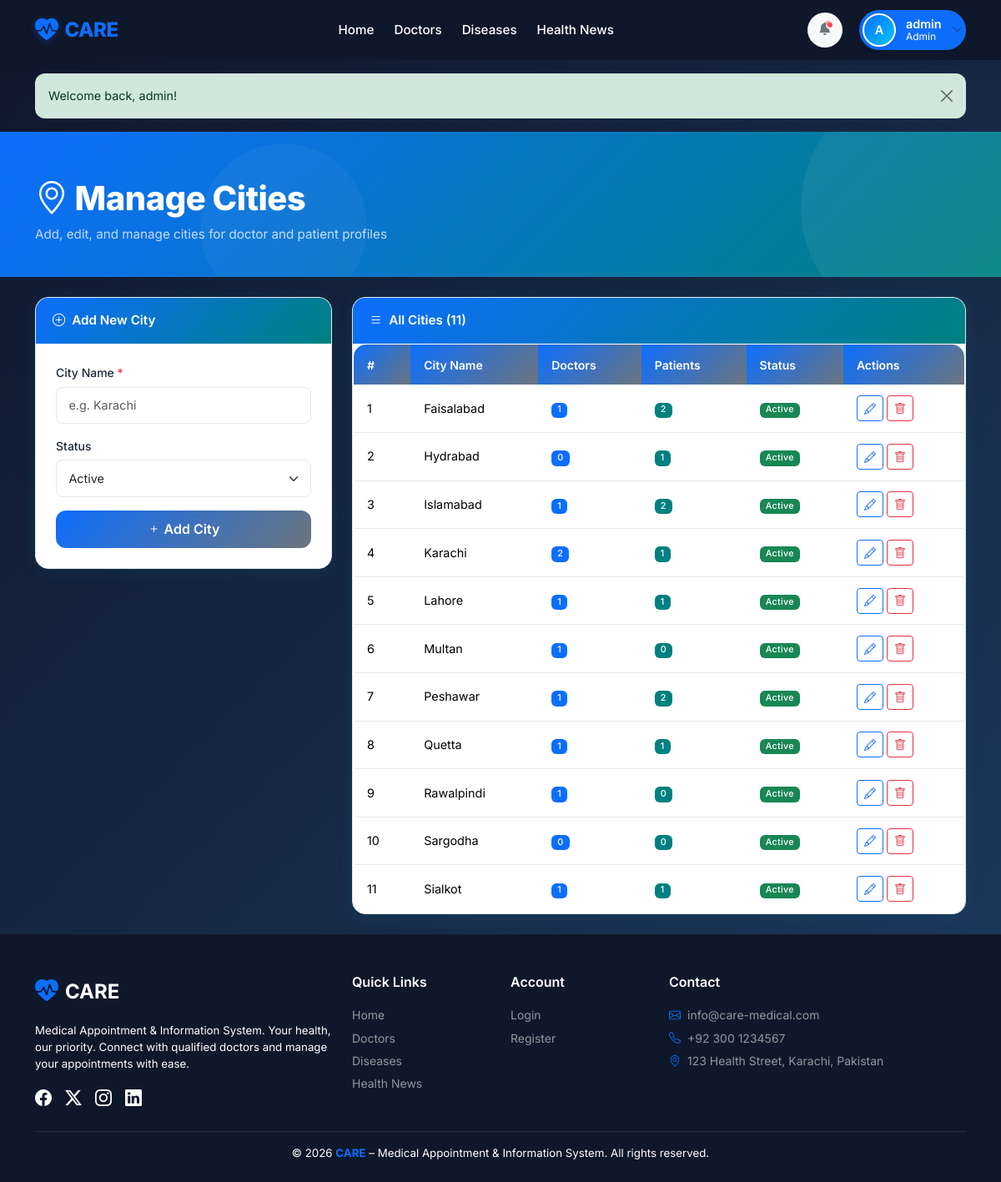
The app's page /admin/cities.php (signed in) with its own data.
### tables this page shows
CREATE TABLE `cities` (
  `id` int(11) NOT NULL,
  `city_name` varchar(100) NOT NULL,
  `status` enum('active','inactive') DEFAULT 'active',
  `created_at` timestamp NOT NULL DEFAULT current_timestamp()
);

### admin/cities.php (the view, shortened to what this page needs)
<?php
require_once '../config/db.php';
require_once '../includes/auth.php';
$cities = $conn->query("
    SELECT c.*,
        (SELECT COUNT(*) FROM doctors  d WHERE d.city_id = c.id) AS doctor_count,
        (SELECT COUNT(*) FROM patients p WHERE p.city_id = c.id) AS patient_count
    FROM cities c ORDER BY c.city_name
");
include '../includes/header.php';
?>
<div class="page-hero">
    <div class="container">
        <h1><i class="bi bi-geo-alt me-2"></i>Manage Cities</h1>
        <p class="mb-0 opacity-75">Add, edit, and manage cities for doctor and patient profiles</p>
    </div>
</div>
<div class="container py-4">
    <div class="row g-4">
        <div class="col-lg-4">
            <div class="care-card">
                <div class="card-header"><i class="bi bi-plus-circle me-2"></i>Add New City</div>
                <div class="card-body p-4">
                    <form method="POST">
                        <div class="mb-3">
                            <label class="form-label">City Name <span class="text-danger">*</span></label>
                            <input type="text" name="city_name" class="form-control"
                                   placeholder="e.g. Karachi" required>
                        </div>
                        <div class="mb-3">
                            <label class="form-label">Status</label>
                            <select name="status" class="form-select">
                                <option value="active">Active</option>
                            </select>
                        </div>
                        <button type="submit" class="btn btn-care w-100">
                            <i class="bi bi-plus me-1"></i>Add City
                        </button>
                    </form>
                </div>
            </div>
        </div>
        <div class="col-lg-8">
            <div class="care-card">
                <div class="card-header d-flex justify-content-between align-items-center">
                    <span><i class="bi bi-list me-2"></i>All Cities (<?= $cities->num_rows ?>)</span>
                </div>
                <div class="card-body p-0">
                    <div class="table-responsive">
                        <table class="table care-table mb-0">
                            <thead>
                                <tr>
                                    <th>#</th><th>City Name</th><th>Doctors</th>
                                    <th>Patients</th><th>Status</th><th>Actions</th>
                                </tr>
                            </thead>
                            <tbody>
                                <?php $i = 1; while ($c = $cities->fetch_assoc()): ?>
                                <tr>
                                    <td><?= $i++ ?></td>
                                    <td class="fw-500"><?= e($c['city_name']) ?></td>
                                    <td><span class="badge bg-care"><?= $c['doctor_count'] ?></span></td>
                                    <td><span class="badge bg-teal"><?= $c['patient_count'] ?></span></td>
                                    <td><?= statusBadge($c['status']) ?></td>
                                    <td>
                                        <button class="btn btn-outline-primary btn-sm edit-city-btn"
                                                data-bs-toggle="modal"
                                                data-bs-target="#editCityModal"
                                                data-id="<?= $c['id'] ?>"
                                                data-name="<?= e($c['city_name']) ?>"
                                                data-status="<?= e($c['status']) ?>">
                                            <i class="bi bi-pencil"></i>
                                        </button>
                                        <form method="POST" class="d-inline">
                                            <button type="submit"
                                                    class="btn btn-outline-danger btn-sm"
                                                    data-confirm="Delete '<?= e($c['city_name']) ?>'?">
                                                <i class="bi bi-trash"></i>
                                            </button>
                                        </form>
                                    </td>
                                </tr>
                                <?php endwhile; ?>
                            </tbody>
                        </table>
                    </div>
                </div>
            </div>
        </div>
    </div>
</div>
<?php include '../includes/footer.php'; ?>

### includes/auth.php (shortened to what this page needs)
<?php
function e($string) {
    return htmlspecialchars($string ?? '', ENT_QUOTES, 'UTF-8');
}
function getFlash() {
    if (isset($_SESSION['flash'])) {
        $flash = $_SESSION['flash'];
        return $flash;
    }
    return null;
}
function showFlash() {
    $flash = getFlash();
    if ($flash) {
        $class = $flash['type'] === 'success' ? 'success' : ($flash['type'] === 'error' ? 'danger' : $flash['type']);
        echo '<div class="alert alert-' . $class . ' alert-dismissible fade show" role="alert">';
        if (is_array($flash['message'])) {
            echo '<ul class="mb-0' . (count($flash['message']) > 1 ? '' : ' list-unstyled') . '">';
            foreach ($flash['message'] as $msg) {
                echo '<li>' . e($msg) . '</li>';
            }
            echo '</ul>';
        } else {
            echo e($flash['message']);
        }
        echo '<button type="button" class="btn-close" data-bs-dismiss="alert"></button>';
        echo '</div>';
    }
}
function statusBadge($status) {
    $colors = [
        'active'    => 'success',
        'inactive'  => 'secondary',
        'pending'   => 'warning',
        'approved'  => 'success',
        'cancelled' => 'danger',
        'completed' => 'primary',
        'available' => 'info',
        'booked'    => 'dark',
    ];
    $color = $colors[$status] ?? 'secondary';
    return '<span class="badge bg-' . $color . '">' . ucfirst($status) . '</span>';
}
?>

### assets/css/style.css (style rules this page uses)
:root { --care-primary: #0ea5e9; --care-secondary: #0284c7; --care-teal: #0d9488; --care-teal-light: #ccfbf1; --care-blue-light: #e0f2fe; --care-dark: #0f172a; --care-text: #1e293b; --care-muted: #6e748b; --care-border: #e2e8f0; --care-card-bg: #ffffff; --care-bg: #f0f9ff; --navbar-bg: #0f172a; --footer-bg: #0f172a; --shadow-sm: 0 1px 3px rgba(0, 0, 0, .08), 0 1px 2px rgba(0, 0, 0, .06); --shadow-md: 0 4px 6px -1px rgba(0, 0, 0, .1), 0 2px 4px -1px rgba(0, 0, 0, .06); --shadow-lg: 0 10px 15px -3px rgba(0, 0, 0, .1), 0 4px 6px -2px rgba(0, 0, 0, .05); --shadow-card: 0 2px 20px rgba(14, 165, 233, .10); --radius-sm: 0.5rem; --radius-md: 0.75rem; --radius-lg: 1rem; --radius-xl: 1.5rem; --transition: all 0.25s ease; }
*, *::before, *::after { box-sizing: border-box; }
html { scroll-behavior: smooth; }
body { font-family: 'Inter', system-ui, -apple-system, sans-serif; background: linear-gradient(135deg, #0f172a 0%, #1e3a5f 100%); color: var(--care-text); min-height: 100vh; display: flex; flex-direction: column; font-size: 0.95rem; }
.bg-care { background: var(--care-primary) !important; }
.bg-teal { background: var(--care-teal) !important; }
.care-card { background: var(--care-card-bg); border: 1px solid var(--care-border); border-radius: var(--radius-lg); box-shadow: var(--shadow-card); transition: var(--transition); overflow: hidden; }
.care-card .card-header { background: linear-gradient(135deg, var(--care-primary), var(--care-teal)); color: #fff; border: none; font-weight: 600; padding: 1rem 1.25rem; transition: var(--transition); }
.btn-care { background: linear-gradient(135deg, var(--care-primary), var(--care-secondary)); color: #fff !important; border: none; border-radius: var(--radius-md); font-weight: 600; padding: 0.65rem 1.5rem; transition: var(--transition); }
.form-control, .form-select { border-radius: var(--radius-sm); border-color: var(--care-border); padding: 0.65rem 0.9rem; font-size: 0.9rem; transition: var(--transition); }
.form-label { font-weight: 500; color: var(--care-text); font-size: 0.875rem; margin-bottom: 0.4rem; }
.care-table { border-radius: var(--radius-lg); overflow: hidden; box-shadow: var(--shadow-card); border: 1px solid var(--care-border); }
.care-table thead th { background: linear-gradient(135deg, var(--care-primary), var(--care-secondary)); color: #fff; font-weight: 600; border: none; padding: 0.85rem 1rem; font-size: 0.875rem; }
.care-table tbody tr { transition: var(--transition); border-color: var(--care-border); }
.care-table td { padding: 0.8rem 1rem; vertical-align: middle; font-size: 0.9rem; position: relative; z-index: 1; }
.page-hero { background: linear-gradient(135deg, var(--care-primary), var(--care-teal)); color: #fff; padding: 3.5rem 0 2.5rem; position: relative; overflow: hidden; }
.page-hero::before { content: ''; position: absolute; top: -60px; right: -60px; width: 300px; height: 300px; border-radius: 50%; background: rgba(255, 255, 255, .06); }
.page-hero::after { content: ''; position: absolute; bottom: -40px; left: 20%; width: 200px; height: 200px; border-radius: 50%; background: rgba(255, 255, 255, .04); }
.page-hero .container { position: relative; z-index: 1; }
.page-hero h1 { font-weight: 800; letter-spacing: -0.5px; }
.alert { border-radius: var(--radius-md); border: none; font-size: 0.9rem; }
.badge { font-weight: 500; letter-spacing: 0.3px; }

### assets/css/header.css (style rules this page uses)
:root { --care-primary: #0d6efd; --care-primary-dark: #0a58ca; --care-secondary: #6c757d; --care-teal: #008080; --care-teal-light: #e0f2f2; --care-blue-light: #f0f7ff; --care-white: #ffffff; --care-dark: #212529; --navbar-bg: #0f172a; --care-gray-100: #f8f9fa; --care-gray-200: #e9ecef; --care-shadow: 0 4px 20px rgba(0, 0, 0, 0.08); --care-transition: all 0.3s cubic-bezier(0.4, 0, 0.2, 1); }

### records on screen
cities: city_name "Faisalabad", doctor_count "1", patient_count "2", status "Active"
cities: city_name "Hydrabad", doctor_count "0", patient_count "1", status "Active"
cities: city_name "Islamabad", doctor_count "1", patient_count "2", status "Active"
cities: city_name "Karachi", doctor_count "2", patient_count "1", status "Active"
cities: city_name "Lahore", doctor_count "1", patient_count "1", status "Active"
cities: city_name "Multan", doctor_count "1", patient_count "0", status "Active"
cities: city_name "Peshawar", doctor_count "1", patient_count "2", status "Active"
cities: city_name "Quetta", doctor_count "1", patient_count "1", status "Active"
cities: city_name "Rawalpindi", doctor_count "1", patient_count "0", status "Active"
cities: city_name "Sargodha", doctor_count "0", patient_count "0", status "Active"
cities: city_name "Sialkot", doctor_count "1", patient_count "1", status "Active"

### other values on screen
$initial "A"
$username "admin"
$role "Admin"
$flash['message'] "Welcome back, admin!"
$cities->num_rows "11"
